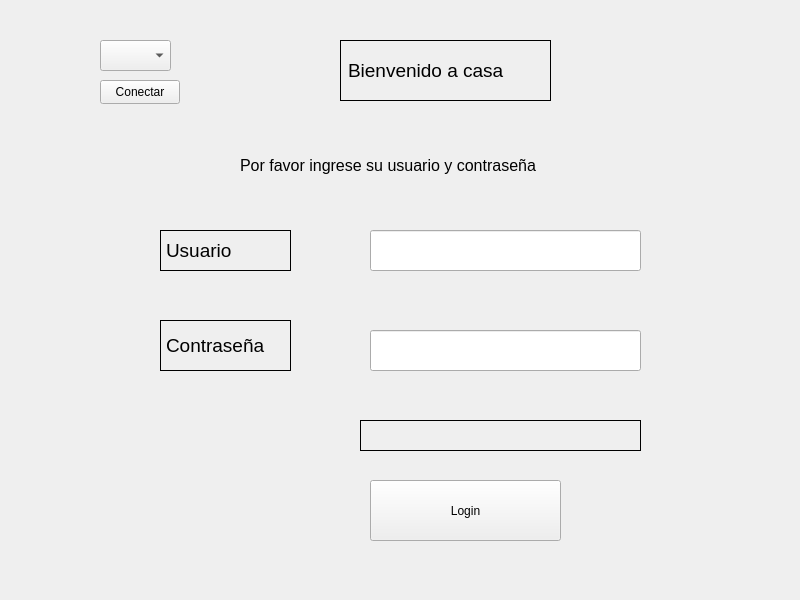
<?xml version="1.0" encoding="UTF-8"?>
<ui version="4.0">
 <class>MainWindow</class>
 <widget class="QMainWindow" name="MainWindow">
  <property name="geometry">
   <rect>
    <x>0</x>
    <y>0</y>
    <width>800</width>
    <height>600</height>
   </rect>
  </property>
  <property name="windowTitle">
   <string>MainWindow</string>
  </property>
  <widget class="QWidget" name="centralwidget">
   <widget class="QLabel" name="label_user">
    <property name="geometry">
     <rect>
      <x>160</x>
      <y>230</y>
      <width>131</width>
      <height>41</height>
     </rect>
    </property>
    <property name="font">
     <font>
      <pointsize>14</pointsize>
     </font>
    </property>
    <property name="frameShape">
     <enum>QFrame::Box</enum>
    </property>
    <property name="text">
     <string>&lt;html&gt;&lt;head/&gt;&lt;body&gt;&lt;p&gt;&lt;span style=&quot; color:#000000;&quot;&gt;Usuario&lt;/span&gt;&lt;/p&gt;&lt;/body&gt;&lt;/html&gt;</string>
    </property>
   </widget>
   <widget class="QLabel" name="label_titulo">
    <property name="geometry">
     <rect>
      <x>340</x>
      <y>40</y>
      <width>211</width>
      <height>61</height>
     </rect>
    </property>
    <property name="font">
     <font>
      <pointsize>20</pointsize>
     </font>
    </property>
    <property name="frameShape">
     <enum>QFrame::Box</enum>
    </property>
    <property name="text">
     <string>&lt;html&gt;&lt;head/&gt;&lt;body&gt;&lt;p&gt;&lt;span style=&quot; font-size:14pt; color:#000000;&quot;&gt;Bienvenido a casa&lt;/span&gt;&lt;/p&gt;&lt;/body&gt;&lt;/html&gt;</string>
    </property>
   </widget>
   <widget class="QLabel" name="label_confirmLogin">
    <property name="geometry">
     <rect>
      <x>360</x>
      <y>420</y>
      <width>281</width>
      <height>31</height>
     </rect>
    </property>
    <property name="frameShape">
     <enum>QFrame::Box</enum>
    </property>
    <property name="text">
     <string/>
    </property>
   </widget>
   <widget class="QLineEdit" name="lineEdit_user">
    <property name="geometry">
     <rect>
      <x>370</x>
      <y>230</y>
      <width>271</width>
      <height>41</height>
     </rect>
    </property>
   </widget>
   <widget class="QLabel" name="label_password">
    <property name="geometry">
     <rect>
      <x>160</x>
      <y>320</y>
      <width>131</width>
      <height>51</height>
     </rect>
    </property>
    <property name="font">
     <font>
      <pointsize>14</pointsize>
     </font>
    </property>
    <property name="frameShape">
     <enum>QFrame::Box</enum>
    </property>
    <property name="text">
     <string>&lt;html&gt;&lt;head/&gt;&lt;body&gt;&lt;p&gt;&lt;span style=&quot; color:#000000;&quot;&gt;Contraseña&lt;/span&gt;&lt;/p&gt;&lt;/body&gt;&lt;/html&gt;</string>
    </property>
   </widget>
   <widget class="QPushButton" name="pushButton_login">
    <property name="geometry">
     <rect>
      <x>370</x>
      <y>480</y>
      <width>191</width>
      <height>61</height>
     </rect>
    </property>
    <property name="styleSheet">
     <string notr="true">color: black;</string>
    </property>
    <property name="text">
     <string>Login</string>
    </property>
   </widget>
   <widget class="QLabel" name="label_2">
    <property name="geometry">
     <rect>
      <x>240</x>
      <y>150</y>
      <width>421</width>
      <height>31</height>
     </rect>
    </property>
    <property name="font">
     <font>
      <pointsize>12</pointsize>
     </font>
    </property>
    <property name="text">
     <string>&lt;html&gt;&lt;head/&gt;&lt;body&gt;&lt;p&gt;&lt;span style=&quot; color:#000000;&quot;&gt;Por favor ingrese su usuario y contraseña&lt;/span&gt;&lt;/p&gt;&lt;/body&gt;&lt;/html&gt;</string>
    </property>
   </widget>
   <widget class="QLineEdit" name="lineEdit_password">
    <property name="geometry">
     <rect>
      <x>370</x>
      <y>330</y>
      <width>271</width>
      <height>41</height>
     </rect>
    </property>
   </widget>
   <widget class="QComboBox" name="comboBox">
    <property name="geometry">
     <rect>
      <x>100</x>
      <y>40</y>
      <width>71</width>
      <height>31</height>
     </rect>
    </property>
   </widget>
   <widget class="QPushButton" name="pushButton">
    <property name="geometry">
     <rect>
      <x>100</x>
      <y>80</y>
      <width>80</width>
      <height>24</height>
     </rect>
    </property>
    <property name="text">
     <string>Conectar</string>
    </property>
   </widget>
  </widget>
  <action name="action">
   <property name="text">
    <string/>
   </property>
  </action>
 </widget>
 <resources/>
 <connections/>
</ui>
